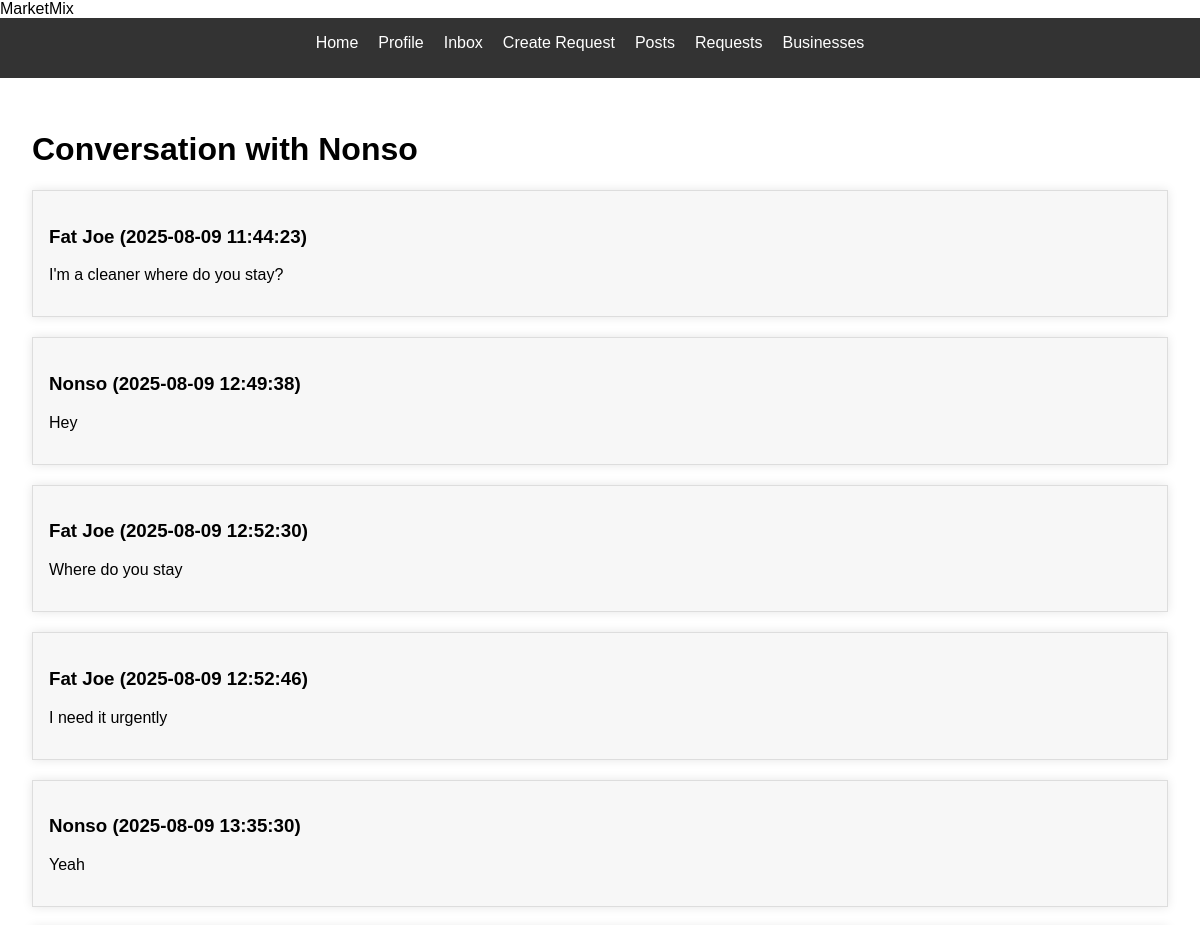
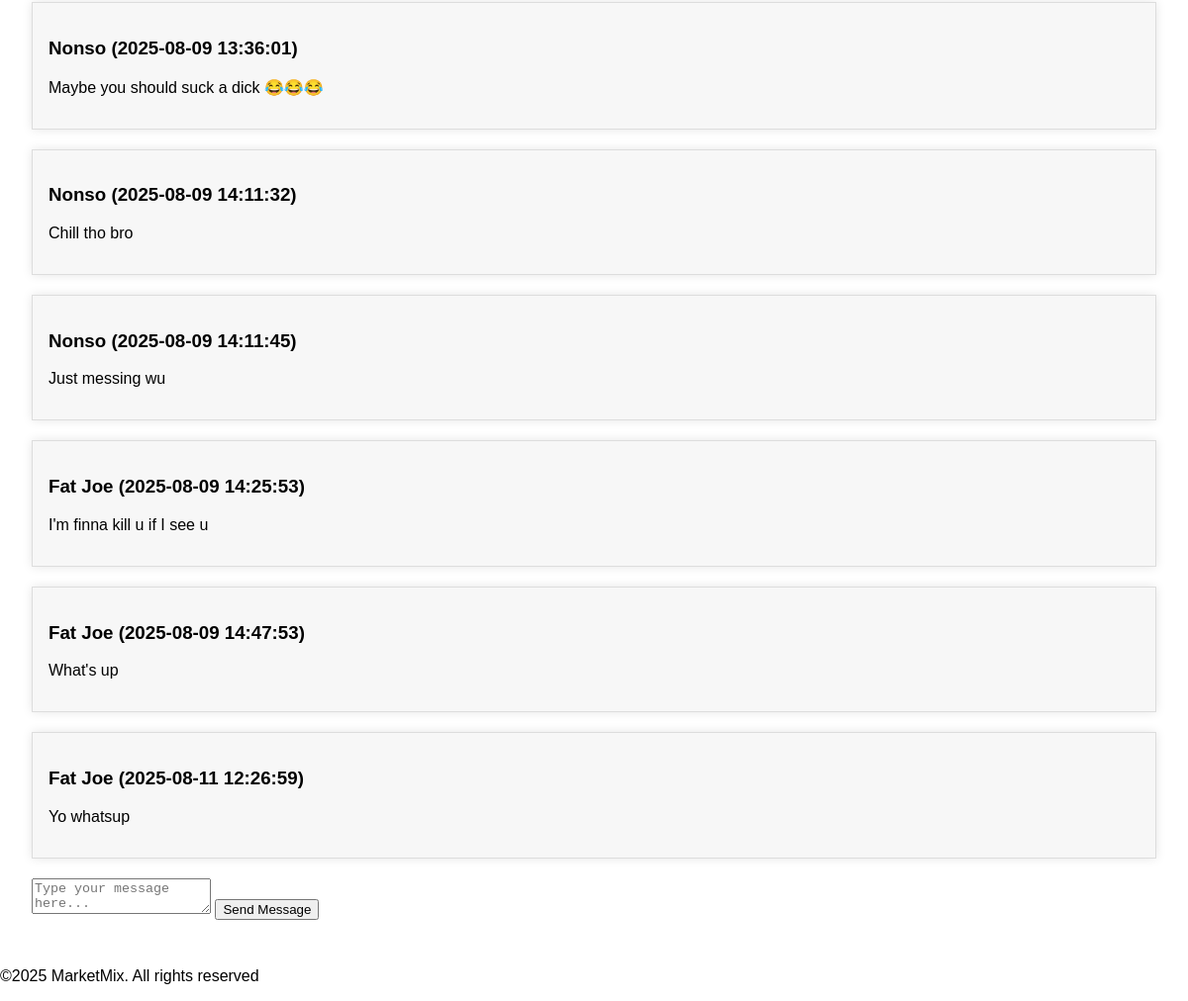
/message/message/1 (signed in), run on the app's committed database (2 pictures, top to bottom).
### app/models/user.py (models this page shows, shortened)
class User(db.Model, UserMixin):
    id = db.Column(db.Integer, primary_key=True)
    username = db.Column(db.String(64), unique=True, nullable=False)
    email = db.Column(db.String(120), unique=True, nullable=False)
    password = db.Column(db.String(128))
    user_type = db.Column(db.String(10), nullable=False, default='customer')  # 'vendor' or 'customer'
    country = db.Column(db.String(50), nullable=False, default='unknown')
    state = db.Column(db.String(50), nullable=False, default='unknown')
    city = db.Column(db.String(50), nullable=False, default='unknown')
    is_active = db.Column(db.Boolean, nullable=False, default=True)
    businesses = db.relationship('Business', backref='user', lazy=True)

### app/models/message.py (models this page shows)
class Message(db.Model):
    id = db.Column(db.Integer, primary_key=True)
    sender_id = db.Column(db.Integer, db.ForeignKey('user.id'), nullable=False)
    sender = db.relationship('User', foreign_keys=[sender_id], backref='sent_messages')
    recipient_id = db.Column(db.Integer, db.ForeignKey('user.id'), nullable=False)
    recipient = db.relationship('User', foreign_keys=[recipient_id], backref='received_messages')
    content = db.Column(db.Text, nullable=False)
    created_at = db.Column(db.DateTime, nullable=False, default=db.func.current_timestamp())

### app/routes/message_routes.py (the view)
@message.route('/message/<int:user_id>')
@login_required
def view_conversation(user_id):
    messages = Message.query.filter(
        ((Message.sender_id == current_user.id) & (Message.recipient_id == user_id)) |
        ((Message.sender_id == user_id) & (Message.recipient_id == current_user.id))
    ).order_by(Message.created_at.asc()).all()
    partner = User.query.get(user_id)
    return render_template('message/detail.html', messages=messages, partner=partner)

### app/templates/message/detail.html
{% extends 'base.html' %}
{% block content %}
    <h1>Conversation with {{ partner.username }}</h1>
        {% for message in messages %}
        <div class="post">
          <h3>{{ message.sender.username }} ({{ message.created_at.strftime('%Y-%m-%d %H:%M:%S') }})</h3>
          <p>{{ message.content }}</p>
        </div>
        {% endfor %}
    <form action="{{ url_for('message.send_message_to_user', recipient_id=partner.id) }}" method="post">
        <textarea name="content" placeholder="Type your message here..."></textarea>
        <input type="submit" value="Send Message">
    </form>
{% endblock %}

### app/templates/base.html (shortened to what this page needs)
<!DOCTYPE html>
<html>
<head>
    <link rel="stylesheet" href="{{ url_for('static', filename='css/style.css') }}">
</head>
<body>
    <header>MarketMix</header>
    <nav>
        <ul>
            {% if not current_user.is_authenticated %}
            <li><a href="{{ url_for('auth.login') }}">Login</a></li>
            <li><a href="{{ url_for('auth.register') }}">Register</a></li>
            {% else %}
            <li><a href="{{ url_for('main.homepage') }}">Home</a></li>
            <li><a href="{{ url_for('user.profile') }}">Profile</a></li>
            <li><a href="{{ url_for('message.inbox') }}">Inbox</a></li>
            <li><a href="{{ url_for('request.create_request') }}">Create Request</a></li>
            <li><a href="{{ url_for('main.posts') }}">Posts</a></li>
            <li><a href="{{ url_for('main.requests') }}">Requests</a></li>
            <li><a href="{{ url_for('main.businesses') }}">Businesses</a></li>
            {% endif %}
        </ul>
    </nav>
    <div class="content">
        {% block content %}{% endblock %}
    </div>
    <footer>
        <p>&copy;2025 MarketMix. All rights reserved </p>
    </footer>
</body>
</html>

### app/static/css/style.css (style rules this page uses)
body { font-family: Arial, sans-serif; margin: 0; padding: 0; }
nav { background-color: #333; color: #fff; padding: 1em; text-align: center; overflow: hidden; }
nav ul { list-style: none; margin: 0; padding: 0; display: flex; flex-wrap: wrap; justify-content: center; }
nav li { margin-right: 20px; margin-bottom: 10px; }
nav a { color: #fff; text-decoration: none; }
.content { padding: 2em; }
.post { background-color: #f7f7f7; padding: 1em; margin-bottom: 20px; border: 1px solid #ddd; box-shadow: 0 0 10px rgba(0, 0, 0, 0.1); }

### data on the page
User: username "Nonso"
Message: sender.username "Fat Joe", created_at "2025-08-09 11:44:23", content "I'm a cleaner where do you stay?"
Message: sender.username "Nonso", created_at "2025-08-09 12:49:38", content "Hey"
Message: sender.username "Fat Joe", created_at "2025-08-09 12:52:30", content "Where do you stay"
Message: sender.username "Fat Joe", created_at "2025-08-09 12:52:46", content "I need it urgently"
Message: sender.username "Nonso", created_at "2025-08-09 13:35:30", content "Yeah"
Message: sender.username "Nonso", created_at "2025-08-09 13:36:01", content "Maybe you should suck a dick 😂😂😂"
Message: sender.username "Nonso", created_at "2025-08-09 14:11:32", content "Chill tho bro"
Message: sender.username "Nonso", created_at "2025-08-09 14:11:45", content "Just messing wu"
Message: sender.username "Fat Joe", created_at "2025-08-09 14:25:53", content "I'm finna kill u if I see u"
Message: sender.username "Fat Joe", created_at "2025-08-09 14:47:53", content "What's up"
Message: sender.username "Fat Joe", created_at "2025-08-11 12:26:59", content "Yo whatsup"
